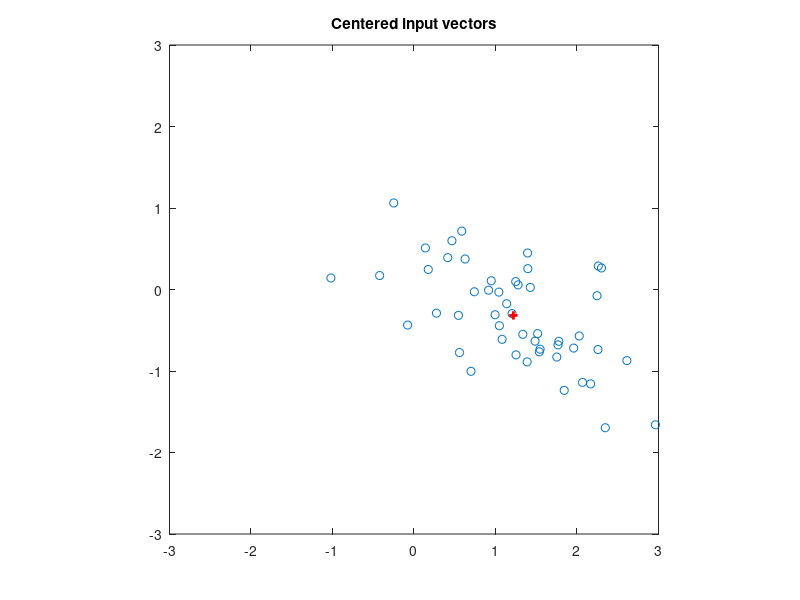
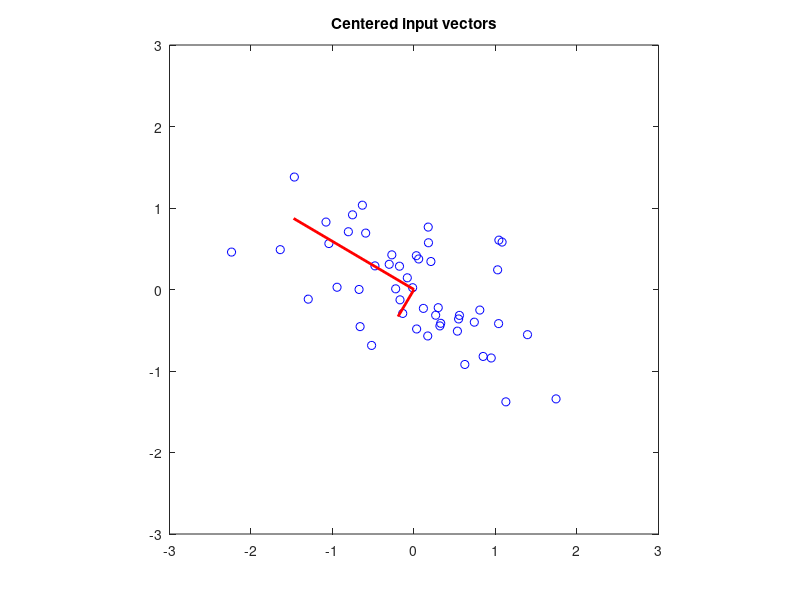
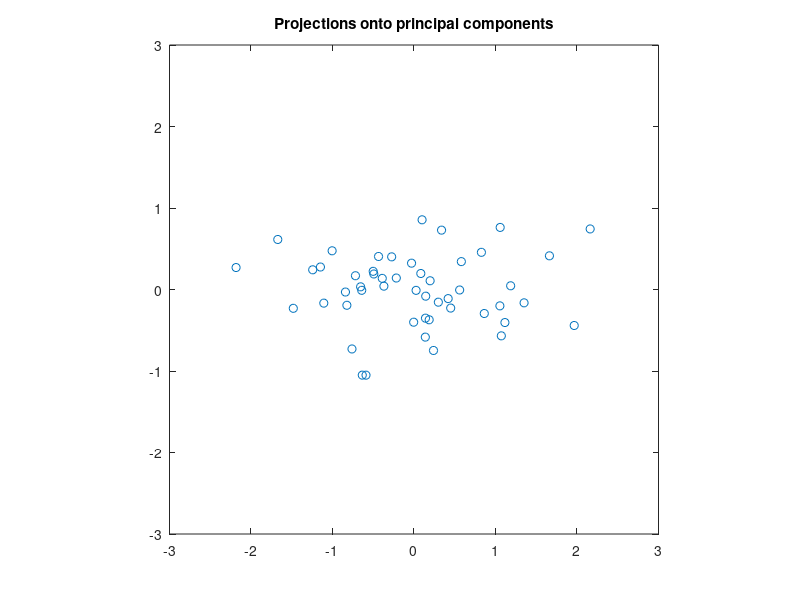
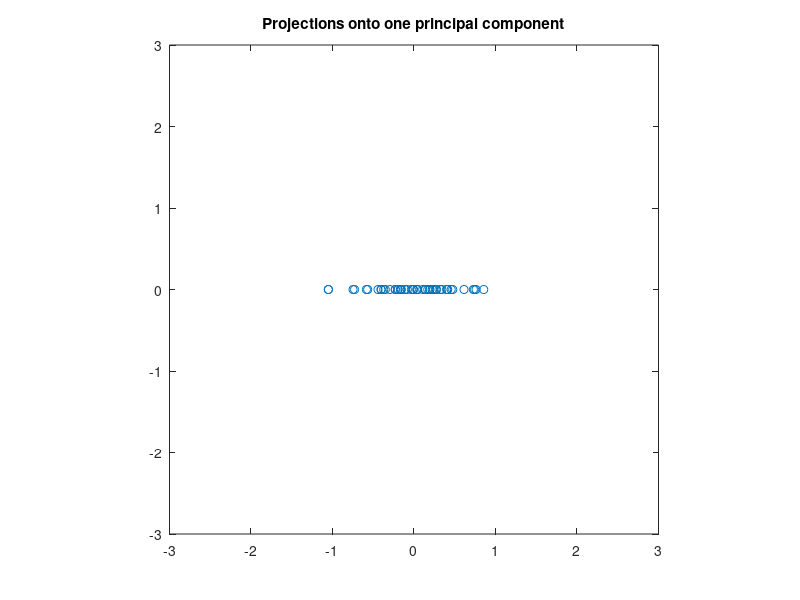

MATLAB code for these plots, in order:
% Description:
% In this demo, we use PCA to compute the principle components of the data,
% then plot the results using only the 1st principle component.


% Start of script
%-------------------------------------------------------------------------%
close all;                   	% close all figures
clearvars; clearvars -global;	% clear all variables
clc;                         	% clear the command terminal
format shortG;                 	% pick the most compact numeric display
format compact;                	% suppress excess blank lines


% PCA
%-------------------------------------------------------------------------%
randn('state',0);

% Make sample data
N = 50;
x_in(:,1) = randn(N,1) + 1;
x_in(:,2) = 0.5*randn(N,1) + 0.5;
theta = -0.707;
R = [ cos(theta) sin(theta);
    -sin(theta) cos(theta)];
x_in = x_in*R;

% Step 1: calculate the mean of input vectors
%-------------------------------------------------------------------------%
mu_x = mean(x_in);

% Step 2: subtract off the mean
%-------------------------------------------------------------------------%
x_bar = x_in - repmat(mu_x,N,1);

% Step 3: calculate the covariance of input vectors
%-------------------------------------------------------------------------%
C_x = cov(x_bar);
disp('Covariance of input');
disp(C_x);

% Step 4: calculate the eigenvalues and eigenvectors of Cx
%-------------------------------------------------------------------------%
% Produces V,D such that Cx*V = V*D.
% So the eigenvectors are the columns of V.
[V,D] = eig(C_x);

e1 = V(:,1);
disp('Eigenvector e1:'), disp(e1);
e2= V(:,2);
disp('Eigenvector e2:'), disp(e2);
d1 = D(1,1);
disp('Eigenvalue d1:'), disp(d1);
d2 = D(2,2);
disp('Eigenvalue d2:'), disp(d2);

% Verify eigenvalues and eigenvectors
disp('C_x*e1 = '), disp(C_x*e1);
disp('d1*e1 = '), disp(d1*e1);
disp('C_x*e2 = '), disp(C_x*e2);
disp('d2*e2 = '), disp(d2*e2);

figure
plot(x_in(:,1), x_in(:,2), 'o');
hold on;
plot( mu_x(1), mu_x(2), '+r', 'LineWidth', 2);
hold off;
title('Centered input vectors');
axis equal
axis([-3.0 3.0 -3.0 3.0]);

% Draw eigenvectors
figure
plot(x_bar(:,1), x_bar(:,2), 'bo');
hold on;
line([0 d1*e1(1)*2], [0 d1*e1(2)*2], 'Color', 'r', 'LineWidth', 2);
line([0 d2*e2(1)*2], [0 d2*e2(2)*2], 'Color', 'r', 'LineWidth', 2);
hold off;
title('Centered input vectors');
axis equal
axis([-3.0 3.0 -3.0 3.0]);
% save_all_figs_OPTION('results/pca1','png',1)

% Step 4: project the input data onto principal components
%-------------------------------------------------------------------------%
y = [e2'; e1']*x_bar';

figure
plot(y(1,:),y(2,:), 'o');
title('Projections onto principal components');
axis equal
axis([-3.0 3.0 -3.0 3.0]);

% Step 5: project the input data using only one principal
%-------------------------------------------------------------------------%
% component
y1 = [e1']*x_bar';
sigma_x = std(y1);

figure
plot(y1(1,:),zeros(1,length(y1)), 'o');
title('Projections onto one principal component');
axis equal
axis([-3.0 3.0 -3.0 3.0]);

% Project input data using only one principal
% component
y2 = [e2']*x_bar';
sigma_x = std(y2);

figure
plot(y2(1,:),zeros(1,length(y2)), 'o');
title('Projections onto one principal component');
axis equal
axis([-3.0 3.0 -3.0 3.0]);
% save_all_figs_OPTION('results/pca2','png',1)

% clean-up
%-------------------------------------------------------------------------%
% dock_all_figures

% save_all_figs_OPTION('pca','png')